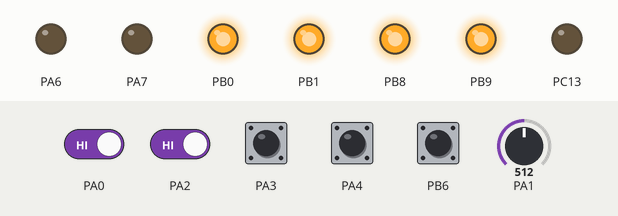
Simulated run of this program. Board: STM32 Black Pill. Parts: output pins drawn as LEDs (lit = HIGH). Dashed ring = blinking. The test bench sets the inputs (shaded band); at power-on: PA0, PA2–4, PB6 HIGH, PA1 = 512 (analog values on the 0–1023 scale).

Above: at 1.3 s.
1.4 s: PB6 pulled LOW for 0.15 s
At 1.9 s:
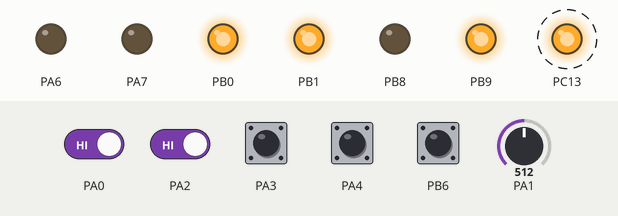
4.4 s: PA4 pulled LOW for 0.15 s
At 5.3 s:
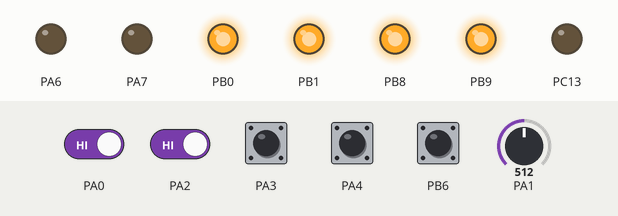
6.0 s: PB6 pulled LOW for 1 s
At 8.3 s:
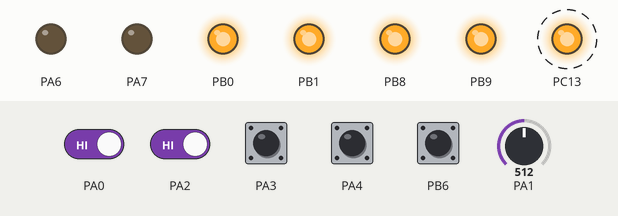
9.0 s: PA4 pulled LOW for 1 s
11.5 s: PA0 driven LOW and PA2 driven LOW
At 11.7 s:
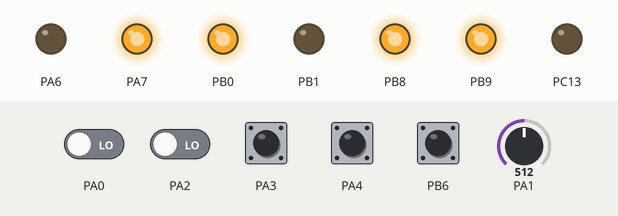
Timing chart, 0 to 15.5 s (numbered marks = the images above; inputs shaded):
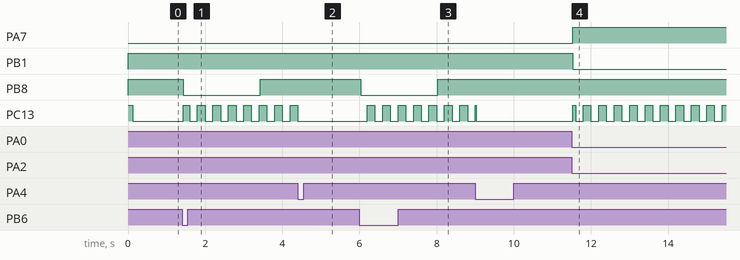

The program:

main.cpp
```cpp
#include <Arduino.h>
#include "Config.h"
#include "DebouncedInput.h"
#include "RelayChannel.h"
#include "Ta12CurrentSensor.h"

enum class GateState {
    IDLE,
    ACTION_OPEN_IDLE,
    ACTION_PH_MOVING,
    PASS_RELAY_ON,      // Проход человека: реле пропуска включено на 2 сек
    PASS_WAIT_DELAY,    // Проход человека: пауза 14 сек перед закрытием
    PASS_CLOSE_ON       // Проход человека: импульс реле закрытия двери (2 сек)
};

// Инициализация входов
DebouncedInput    camInput(Config::PIN_CAMERA_IN,    INPUT_PULLUP, false);  // HIGH = сигнал с камеры
DebouncedInput    limitOpen(Config::PIN_LIMIT_OPEN,  INPUT_PULLUP,   true);  // HIGH = разомкнут (сработал)
DebouncedInput    limitClose(Config::PIN_LIMIT_CLOSE, INPUT_PULLUP,  false);  // HIGH = разомкнут (сработал), false = замкнут
DebouncedInput    btnReset(Config::PIN_RESET_BUTTON, INPUT_PULLUP,   false); // LOW  = кнопка нажата
DebouncedInput    doorInput(Config::PIN_DOOR_IN,     INPUT_PULLUP,   false); // LOW  = контакт PERCo замкнут на GND (NO)

Ta12CurrentSensor motorSensor(Config::PIN_TA12_ADC);

// Основные реле ворот (Open Drain)
RelayChannel      relayOp(Config::PIN_OUT_OP, Config::PIN_LED_OP, Config::RELAY_ACTIVE_HIGH, OUTPUT_OPEN_DRAIN);
RelayChannel      relayPh(Config::PIN_OUT_PH, Config::PIN_LED_PH, Config::RELAY_ACTIVE_HIGH, OUTPUT_OPEN_DRAIN);

// Реле режима прохода человека (Open Drain)
RelayChannel      relayPass(Config::PIN_OUT_PASS, RelayChannel::NO_LED, Config::RELAY_ACTIVE_HIGH, OUTPUT_OPEN_DRAIN);
RelayChannel      relayCloseDoor(Config::PIN_OUT_CLOSE_DR, RelayChannel::NO_LED, Config::RELAY_ACTIVE_HIGH, OUTPUT_OPEN_DRAIN);

GateState currentState   = GateState::IDLE;
uint32_t  stateStartTime = 0;

void stopPassRelays() {
    relayPass.off();
    relayCloseDoor.off();
}

void enterIdleState() {
    relayOp.off();
    stopPassRelays();
    delay(Config::DEAD_TIME_MS);
    relayPh.off();
    currentState = GateState::IDLE;
}

void enterActionOpenState(uint32_t now) {
    stopPassRelays();
    relayPh.off();
    delay(Config::DEAD_TIME_MS);
    relayOp.on();
    currentState   = GateState::ACTION_OPEN_IDLE;
    stateStartTime = now;
}

void enterActionPhState(uint32_t now) {
    stopPassRelays();
    relayOp.off();
    delay(Config::DEAD_TIME_MS);
    relayPh.on();
    currentState   = GateState::ACTION_PH_MOVING;
    stateStartTime = now;
}

void startHumanPass(uint32_t now) {
    relayCloseDoor.off();
    delay(Config::DEAD_TIME_MS);
    relayPass.on();
    currentState   = GateState::PASS_RELAY_ON;
    stateStartTime = now;
}

void updateBoardLed(uint32_t now) {
    if (currentState != GateState::IDLE) {
        bool blink = ((now / Config::BLINK_INTERVAL_MS) % 2) == 0;
        digitalWrite(Config::PIN_BOARD_LED, blink ? LOW : HIGH);
    } else {
        digitalWrite(Config::PIN_BOARD_LED, motorSensor.isMotorRunning() ? LOW : HIGH);
    }
}

void setup() {
    analogReadResolution(12);
    pinMode(Config::PIN_BOARD_LED, OUTPUT);
    digitalWrite(Config::PIN_BOARD_LED, HIGH);

    relayOp.begin();
    relayPh.begin();
    relayPass.begin();
    relayCloseDoor.begin();

    camInput.begin();
    limitOpen.begin();
    limitClose.begin();
    btnReset.begin();
    doorInput.begin();
    motorSensor.begin();

    enterIdleState();
}

void loop() {
    uint32_t now = millis();

    // 1. Опрос всех датчиков, концевиков и кнопок
    motorSensor.update(now);
    camInput.update(now);
    limitOpen.update(now);
    limitClose.update(now);
    btnReset.update(now);
    doorInput.update(now);

    // 2. ВЫСШИЙ ПРИОРИТЕТ: сигнал от камеры (PA0)
    // Срабатывает в IDLE и мгновенно прерывает любой этап прохода человека
    bool isIdleOrHumanPass = (currentState == GateState::IDLE ||
                              currentState == GateState::PASS_RELAY_ON ||
                              currentState == GateState::PASS_WAIT_DELAY ||
                              currentState == GateState::PASS_CLOSE_ON);

    if (isIdleOrHumanPass && camInput.rose() && !limitOpen.isActive()) {
        if (!motorSensor.isMotorRunning()) {
            enterActionOpenState(now);
        } else {
            enterActionPhState(now);
        }
        updateBoardLed(now);
        return;
    }

    // 3. Конечный автомат управления воротами и проходом человека
    switch (currentState) {
        case GateState::IDLE: {
            // Концевик закрытия замкнут (!limitClose.isActive()) + замыкание контакта PERCo (doorInput)
            bool isGateClosed = !limitClose.isActive();
            if (doorInput.rose() && isGateClosed) {
                startHumanPass(now);
            }
            break;
        }

        case GateState::PASS_RELAY_ON:
            if (btnReset.isActive()) {
                enterIdleState();
            } else if ((now - stateStartTime) >= Config::PASS_OPEN_MS) {
                // Прошло 2 сек -> выключаем реле прохода, начинаем отсчёт 14 сек
                relayPass.off();
                currentState   = GateState::PASS_WAIT_DELAY;
                stateStartTime = now;
            }
            break;

        case GateState::PASS_WAIT_DELAY:
            if (btnReset.isActive()) {
                enterIdleState();
            } else if ((now - stateStartTime) >= Config::PASS_WAIT_CLOSE_MS) {
                // Прошло 14 сек -> включаем реле закрытия двери
                relayCloseDoor.on();
                currentState   = GateState::PASS_CLOSE_ON;
                stateStartTime = now;
            }
            break;

        case GateState::PASS_CLOSE_ON:
            if (btnReset.isActive() || (now - stateStartTime) >= Config::PASS_CLOSE_MS) {
                // Завершили импульс закрытия двери -> возврат в дежурный режим
                enterIdleState();
            }
            break;

        case GateState::ACTION_OPEN_IDLE:
        case GateState::ACTION_PH_MOVING: {
            bool timeoutExpired = (now - stateStartTime) >= Config::LOCK_TIME_MS;

            // Досрочный выход по концевику открытия, кнопке сброса (PA4) или таймауту 25 сек
            if (limitOpen.isActive() || btnReset.isActive() || timeoutExpired) {
                enterIdleState();
            }
            break;
        }
    }

    // 4. Обновление светодиода PC13
    updateBoardLed(now);
}
```

DebouncedInput.h
```cpp
#pragma once
#include <Arduino.h>
#include "Config.h"

/// @brief Отвечает за чтение любых цифровых входов с защитой от дребезга
class DebouncedInput {
public:
    DebouncedInput(uint8_t pin, uint8_t mode, bool activeLevel, uint32_t debounceMs = Config::DEBOUNCE_MS)
        : _pin(pin), _mode(mode), _activeLevel(activeLevel), _debounceMs(debounceMs) {}

    void begin() {
        pinMode(_pin, _mode);
        _stableState = readRawActive();
        _lastRawState = _stableState;
        _lastChangeTime = millis();
    }

    void update(uint32_t now) {
        _rose = false;
        _fell = false;

        bool raw = readRawActive();
        if (raw != _lastRawState) {
            _lastChangeTime = now;
            _lastRawState = raw;
        }

        if ((now - _lastChangeTime) >= _debounceMs && raw != _stableState) {
            _stableState = raw;
            if (_stableState) _rose = true;
            else              _fell = true;
        }
    }

    bool isActive() const { return _stableState; }
    bool rose() const     { return _rose; }
    bool fell() const     { return _fell; }

private:
    uint8_t  _pin;
    uint8_t  _mode;
    bool     _activeLevel;
    uint32_t _debounceMs;
    bool     _stableState    = false;
    bool     _lastRawState   = false;
    bool     _rose           = false;
    bool     _fell           = false;
    uint32_t _lastChangeTime = 0;

    bool readRawActive() const {
        return (digitalRead(_pin) == (_activeLevel ? HIGH : LOW));
    }
};
```

RelayChannel.h
```cpp
#pragma once
#include <Arduino.h>

/// @brief Управляет каналом реле (Open-Drain или Push-Pull) и опциональным светодиодом
class RelayChannel {
public:
    static constexpr uint8_t NO_LED = 0xFF;

    RelayChannel(uint8_t relayPin, uint8_t ledPin, bool activeHigh, uint8_t pinModeType = OUTPUT_OPEN_DRAIN)
        : _relayPin(relayPin), _ledPin(ledPin), _pinModeType(pinModeType),
          _onLevel(activeHigh ? HIGH : LOW),
          _offLevel(activeHigh ? LOW : HIGH) {}

    void begin() {
        pinMode(_relayPin, _pinModeType);
        if (_ledPin != NO_LED) {
            pinMode(_ledPin, OUTPUT);
        }
        off();
    }

    void on() {
        digitalWrite(_relayPin, _onLevel);
        if (_ledPin != NO_LED) {
            digitalWrite(_ledPin, HIGH);
        }
    }

    void off() {
        digitalWrite(_relayPin, _offLevel);
        if (_ledPin != NO_LED) {
            digitalWrite(_ledPin, LOW);
        }
    }

private:
    uint8_t _relayPin;
    uint8_t _ledPin;
    uint8_t _pinModeType;
    uint8_t _onLevel;
    uint8_t _offLevel;
};
```

Ta12CurrentSensor.h
```cpp
#pragma once
#include <Arduino.h>
#include "Config.h"

class Ta12CurrentSensor {
public:
    explicit Ta12CurrentSensor(uint8_t adcPin) : _pin(adcPin) {}

    void begin() {
        pinMode(_pin, INPUT_ANALOG);
        // Безопасный первичный прогрев АЦП без блокировки по millis()
        for (int i = 0; i < 200; ++i) {
            int val = analogRead(_pin);
            if (val > _maxAdc) {
                _maxAdc = val;
            }
            delayMicroseconds(500);
        }
        _windowStart = millis();
        calculateCurrent(_windowStart);
    }

    void update(uint32_t now) {
        int val = analogRead(_pin);
        if (val > _maxAdc) {
            _maxAdc = val;
        }

        if ((now - _windowStart) >= Config::CURRENT_WIN_MS) {
            calculateCurrent(now);
        }
    }

    bool  isMotorRunning() const { return _isRunning; }
    float getRmsCurrent()  const { return _rmsCurrent; }

private:
    uint8_t  _pin;
    uint32_t _windowStart = 0;
    int      _maxAdc      = 0;
    float    _rmsCurrent  = 0.0f;
    bool     _isRunning   = false;

    void calculateCurrent(uint32_t now) {
        constexpr float kScale = (Config::V_REF / Config::ADC_MAX) *
                                 (Config::TURNS_RATIO / Config::R_LOAD) /
                                 (1.4142f * Config::WIRE_TURNS);

        _rmsCurrent = static_cast<float>(_maxAdc) * kScale;
        if (_rmsCurrent < 0.05f) {
            _rmsCurrent = 0.0f;
        }

        if (!_isRunning && _rmsCurrent >= Config::CURRENT_ON_A) {
            _isRunning = true;
        } else if (_isRunning && _rmsCurrent <= Config::CURRENT_OFF_A) {
            _isRunning = false;
        }

        _maxAdc = 0;
        _windowStart = now;
    }
};
```

Config.h
```cpp
#pragma once
#include <Arduino.h>

namespace Config {
    // --- Входы (Black Pill F401CC) ---
    constexpr uint8_t PIN_CAMERA_IN    = PA0;  // нормально разомкнут
    constexpr uint8_t PIN_TA12_ADC     = PA1;  // Датчик тока TA12-200
    constexpr uint8_t PIN_LIMIT_OPEN   = PA2;  // Концевик ОТКРЫТО (NC: разомкнут = HIGH)
    constexpr uint8_t PIN_LIMIT_CLOSE  = PA3;  // Концевик ЗАКРЫТО (NC: замкнут = LOW, разомкнут = HIGH)
    constexpr uint8_t PIN_RESET_BUTTON = PA4;  // Кнопка СБРОС (NO: нажата = LOW)
    constexpr uint8_t PIN_DOOR_IN      = PB6;  // Вход от контроллера PERCo (NO: замкнут на GND = LOW)

    // --- Выходы реле и индикации ---
    constexpr uint8_t PIN_OUT_OP       = PB0;  // Выход OP (Открытие/Старт) - Open Drain
    constexpr uint8_t PIN_OUT_PH       = PB1;  // Выход PH (Оптическая линия) - Open Drain
    constexpr uint8_t PIN_OUT_PASS     = PB8;  // Реле 1: Пропуск человека - Open Drain
    constexpr uint8_t PIN_OUT_CLOSE_DR = PB9;  // Реле 2: Закрытие двери - Open Drain

    constexpr uint8_t PIN_LED_OP       = PA6;  // Индикатор OP
    constexpr uint8_t PIN_LED_PH       = PA7;  // Индикатор PH
    constexpr uint8_t PIN_BOARD_LED    = PC13; // Встроенный LED (Active LOW)

    // --- Тайминги и полярность ---
    constexpr bool     RELAY_ACTIVE_HIGH   = false; // false = Active LOW (управление нулем)
    constexpr uint32_t DEBOUNCE_MS         = 25;    // Антидребезг (мс)
    constexpr uint32_t DEAD_TIME_MS        = 5;     // Защитная пауза реле (мс)
    constexpr uint32_t LOCK_TIME_MS        = 25000; // Максимальное время блокировки ворот (25 сек)
    constexpr uint32_t BLINK_INTERVAL_MS   = 200;   // Частота мигания PC13 (мс)

    // --- Тайминги режима прохода человека ---
    constexpr uint32_t PASS_OPEN_MS        = 2000;  // Время работы реле пропуска человека (2 сек)
    constexpr uint32_t PASS_WAIT_CLOSE_MS  = 14000; // Пауза перед закрытием двери (14 сек)
    constexpr uint32_t PASS_CLOSE_MS       = 2000;  // Длительность импульса реле закрытия двери (2 сек)

    // --- Параметры датчика тока TA12-200 ---
    constexpr float    V_REF             = 3.3f;
    constexpr float    ADC_MAX           = 4095.0f;
    constexpr float    R_LOAD            = 800.0f;
    constexpr float    TURNS_RATIO       = 2000.0f;
    constexpr float    WIRE_TURNS        = 1.0f;
    constexpr uint32_t CURRENT_WIN_MS    = 100;

    // Гистерезис тока двигателя
    constexpr float    CURRENT_ON_A      = 0.15f; // Порог включения
    constexpr float    CURRENT_OFF_A     = 0.10f; // Порог выключения
}
```

Measured:
- after the input at 1.4 s, PB8: HIGH → LOW at once, → HIGH 2.0 s later; PC13: alternates HIGH for 0.20 s and LOW for 0.20 s, starting at once
- after the input at 4.4 s, PC13: goes on until 4.4 s, then stays LOW
- after the input at 6.0 s, PB8: HIGH → LOW at once, → HIGH 2.0 s later; PC13: alternates HIGH for 0.20 s and LOW for 0.20 s, starting after 0.20 s
- after the input at 11.5 s, PA7: LOW → HIGH at once; PB1: HIGH → LOW at once; PC13: LOW → HIGH at once, then repeats every 0.40 s: LOW 0.20 s, HIGH 0.20 s
